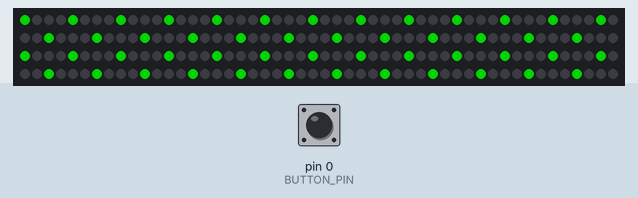
A sketch run on a simulated Arduino Uno, built with avr-gcc and run on an emulated ATmega328P. Shown: 200 RGB LEDs in strip order, left to right, continuing on the next row. The test bench sets the inputs (shaded band); at power-on: pin 0 (BUTTON_PIN) HIGH. Dim RGB values are drawn brighter than linear.

Above: at 1.2 s.
1.3 s: pin 0 (BUTTON_PIN) pulled LOW for 1 s
At 1.46 s:
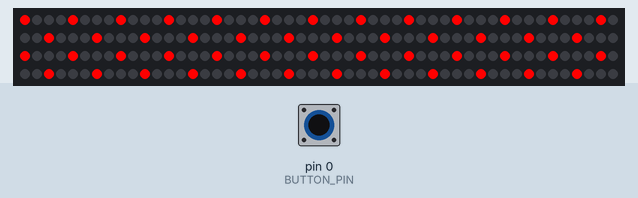
3.8 s: pin 0 (BUTTON_PIN) pulled LOW for 0.15 s
5.4 s: pin 0 (BUTTON_PIN) pulled LOW for 3.2 s
At 9.4 s:
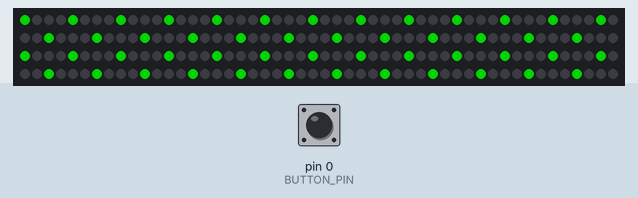
Timing chart, 0 to 10.9 s (numbered marks = the images above; inputs shaded):
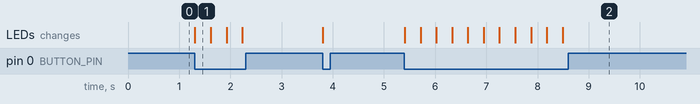

The sketch:

LED_SETUP.ino
```cpp
#include <FastLED.h>

#define LED_PIN     8
#define NUM_LEDS    200
#define BUTTON_PIN  0

CRGB leds[NUM_LEDS];
bool isRed = true;

void setColor(CRGB color) {
  FastLED.clear();
  for(int i = 0; i < NUM_LEDS; i += 4) {
    leds[i] = color;
  }
  FastLED.show();
}

void setup() {
  pinMode(BUTTON_PIN, INPUT_PULLUP);
  FastLED.addLeds<WS2811, LED_PIN, RGB>(leds, NUM_LEDS);
  FastLED.setBrightness(255);
  setColor(CRGB::Green); // Green = Red on this strip
}

void loop() {
  if (digitalRead(BUTTON_PIN) == LOW) {
    isRed = !isRed;
    if (isRed) {
      setColor(CRGB::Green); // Red
    } else {
      setColor(CRGB::Red); // Green
    }
    delay(300);
  }
}
```

Measured:
- after the input at 1.3 s, the LEDs: change at once (image 1)
- after the input at 5.4 s, the LEDs: change at once (image 2)
